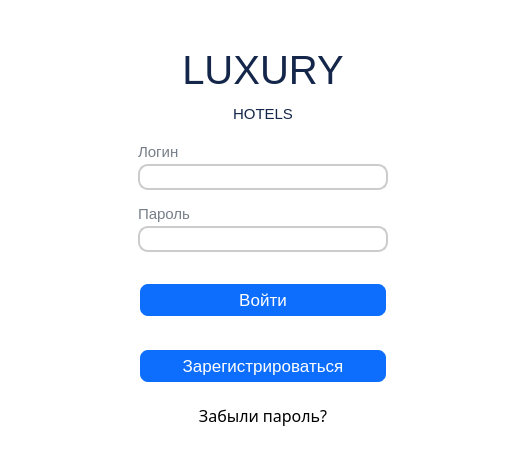
<?xml version="1.0" encoding="UTF-8"?>
<ui version="4.0">
 <class>Authorization</class>
 <widget class="QWidget" name="Authorization">
  <property name="geometry">
   <rect>
    <x>0</x>
    <y>0</y>
    <width>526</width>
    <height>475</height>
   </rect>
  </property>
  <property name="windowTitle">
   <string>Form</string>
  </property>
  <property name="styleSheet">
   <string notr="true">QWidget
{
	background-color: white;
	color: rgb(107, 107, 107);
	border-radius: 10px;
}

QLabel
{
	color: #767e89;
}
QLabel#label
{
	color: #000;
}

QLineEdit
{
	border: 2px solid #ccc;
}

QLineEdit:focus
{
	border-bottom: 2px solid #28a2a2;
}

QPushButton
{
	background-color: #0d6efd;
	border: 2px solid #fff;
	color: #fff;
	border-radius: 10px;
	padding: 6px;
	margin-top: 10px 
}

QPushButton:hover, QPushButton:clicked
{
		background-color: #0b5ed7;
		border: 2px solid #9ac3fe;
}</string>
  </property>
  <layout class="QGridLayout" name="gridLayout_3">
   <item row="0" column="0">
    <layout class="QGridLayout" name="gridLayout_2">
     <item row="0" column="1">
      <spacer name="verticalSpacer_4">
       <property name="orientation">
        <enum>Qt::Vertical</enum>
       </property>
       <property name="sizeHint" stdset="0">
        <size>
         <width>20</width>
         <height>93</height>
        </size>
       </property>
      </spacer>
     </item>
     <item row="1" column="0">
      <spacer name="horizontalSpacer_3">
       <property name="orientation">
        <enum>Qt::Horizontal</enum>
       </property>
       <property name="sizeHint" stdset="0">
        <size>
         <width>243</width>
         <height>20</height>
        </size>
       </property>
      </spacer>
     </item>
     <item row="1" column="1">
      <widget class="QWidget" name="widget" native="true">
       <layout class="QGridLayout" name="gridLayout">
        <item row="1" column="0">
         <spacer name="horizontalSpacer">
          <property name="orientation">
           <enum>Qt::Horizontal</enum>
          </property>
          <property name="sizeHint" stdset="0">
           <size>
            <width>40</width>
            <height>20</height>
           </size>
          </property>
         </spacer>
        </item>
        <item row="2" column="1">
         <spacer name="verticalSpacer">
          <property name="orientation">
           <enum>Qt::Vertical</enum>
          </property>
          <property name="sizeHint" stdset="0">
           <size>
            <width>20</width>
            <height>40</height>
           </size>
          </property>
         </spacer>
        </item>
        <item row="0" column="1">
         <spacer name="verticalSpacer_2">
          <property name="orientation">
           <enum>Qt::Vertical</enum>
          </property>
          <property name="sizeHint" stdset="0">
           <size>
            <width>20</width>
            <height>40</height>
           </size>
          </property>
         </spacer>
        </item>
        <item row="1" column="2">
         <spacer name="horizontalSpacer_2">
          <property name="orientation">
           <enum>Qt::Horizontal</enum>
          </property>
          <property name="sizeHint" stdset="0">
           <size>
            <width>40</width>
            <height>20</height>
           </size>
          </property>
         </spacer>
        </item>
        <item row="1" column="1">
         <layout class="QVBoxLayout" name="verticalLayout_4">
          <property name="spacing">
           <number>20</number>
          </property>
          <item>
           <widget class="QLabel" name="label">
            <property name="font">
             <font>
              <pointsize>20</pointsize>
             </font>
            </property>
            <property name="text">
             <string>&lt;html&gt;&lt;head/&gt;&lt;body&gt;&lt;p align=&quot;center&quot;&gt;&lt;span style=&quot; font-size:40px; color:#14274a; text-decoration: none&quot;&gt;LUXURY&lt;/span&gt;&lt;/p&gt;&lt;p align=&quot;center&quot;&gt;&lt;span style=&quot; font-size:15px; color:#14274a; text-decoration: none&quot;&gt;HOTELS&lt;/span&gt;&lt;/p&gt;&lt;/body&gt;&lt;/html&gt;</string>
            </property>
            <property name="alignment">
             <set>Qt::AlignCenter</set>
            </property>
           </widget>
          </item>
          <item>
           <layout class="QVBoxLayout" name="verticalLayout_3">
            <property name="spacing">
             <number>15</number>
            </property>
            <item>
             <layout class="QVBoxLayout" name="verticalLayout">
              <property name="spacing">
               <number>3</number>
              </property>
              <item>
               <widget class="QLabel" name="label_2">
                <property name="font">
                 <font>
                  <pointsize>11</pointsize>
                 </font>
                </property>
                <property name="text">
                 <string>Логин</string>
                </property>
               </widget>
              </item>
              <item>
               <widget class="QLineEdit" name="login">
                <property name="minimumSize">
                 <size>
                  <width>250</width>
                  <height>0</height>
                 </size>
                </property>
                <property name="font">
                 <font>
                  <pointsize>13</pointsize>
                 </font>
                </property>
               </widget>
              </item>
             </layout>
            </item>
            <item>
             <layout class="QVBoxLayout" name="verticalLayout_2">
              <property name="spacing">
               <number>3</number>
              </property>
              <item>
               <widget class="QLabel" name="label_3">
                <property name="font">
                 <font>
                  <pointsize>11</pointsize>
                 </font>
                </property>
                <property name="text">
                 <string>Пароль</string>
                </property>
               </widget>
              </item>
              <item>
               <widget class="QLineEdit" name="password">
                <property name="font">
                 <font>
                  <pointsize>13</pointsize>
                 </font>
                </property>
                <property name="echoMode">
                 <enum>QLineEdit::Password</enum>
                </property>
               </widget>
              </item>
             </layout>
            </item>
           </layout>
          </item>
          <item>
           <widget class="QPushButton" name="login_2">
            <property name="font">
             <font>
              <pointsize>13</pointsize>
             </font>
            </property>
            <property name="text">
             <string>Войти</string>
            </property>
           </widget>
          </item>
          <item>
           <widget class="QPushButton" name="buttonReg">
            <property name="font">
             <font>
              <pointsize>13</pointsize>
             </font>
            </property>
            <property name="text">
             <string>Зарегистрироваться</string>
            </property>
           </widget>
          </item>
          <item>
           <widget class="QLabel" name="label_4">
            <property name="font">
             <font>
              <family>Montserrat</family>
              <pointsize>12</pointsize>
             </font>
            </property>
            <property name="text">
             <string>&lt;a href='1' style=&quot;text-decoration:none; color: black&quot;&gt;Забыли пароль?&lt;/a&gt;</string>
            </property>
            <property name="alignment">
             <set>Qt::AlignCenter</set>
            </property>
           </widget>
          </item>
         </layout>
        </item>
       </layout>
      </widget>
     </item>
     <item row="1" column="2">
      <spacer name="horizontalSpacer_4">
       <property name="orientation">
        <enum>Qt::Horizontal</enum>
       </property>
       <property name="sizeHint" stdset="0">
        <size>
         <width>242</width>
         <height>20</height>
        </size>
       </property>
      </spacer>
     </item>
     <item row="2" column="1">
      <spacer name="verticalSpacer_3">
       <property name="orientation">
        <enum>Qt::Vertical</enum>
       </property>
       <property name="sizeHint" stdset="0">
        <size>
         <width>20</width>
         <height>93</height>
        </size>
       </property>
      </spacer>
     </item>
    </layout>
   </item>
  </layout>
 </widget>
 <resources/>
 <connections/>
</ui>
